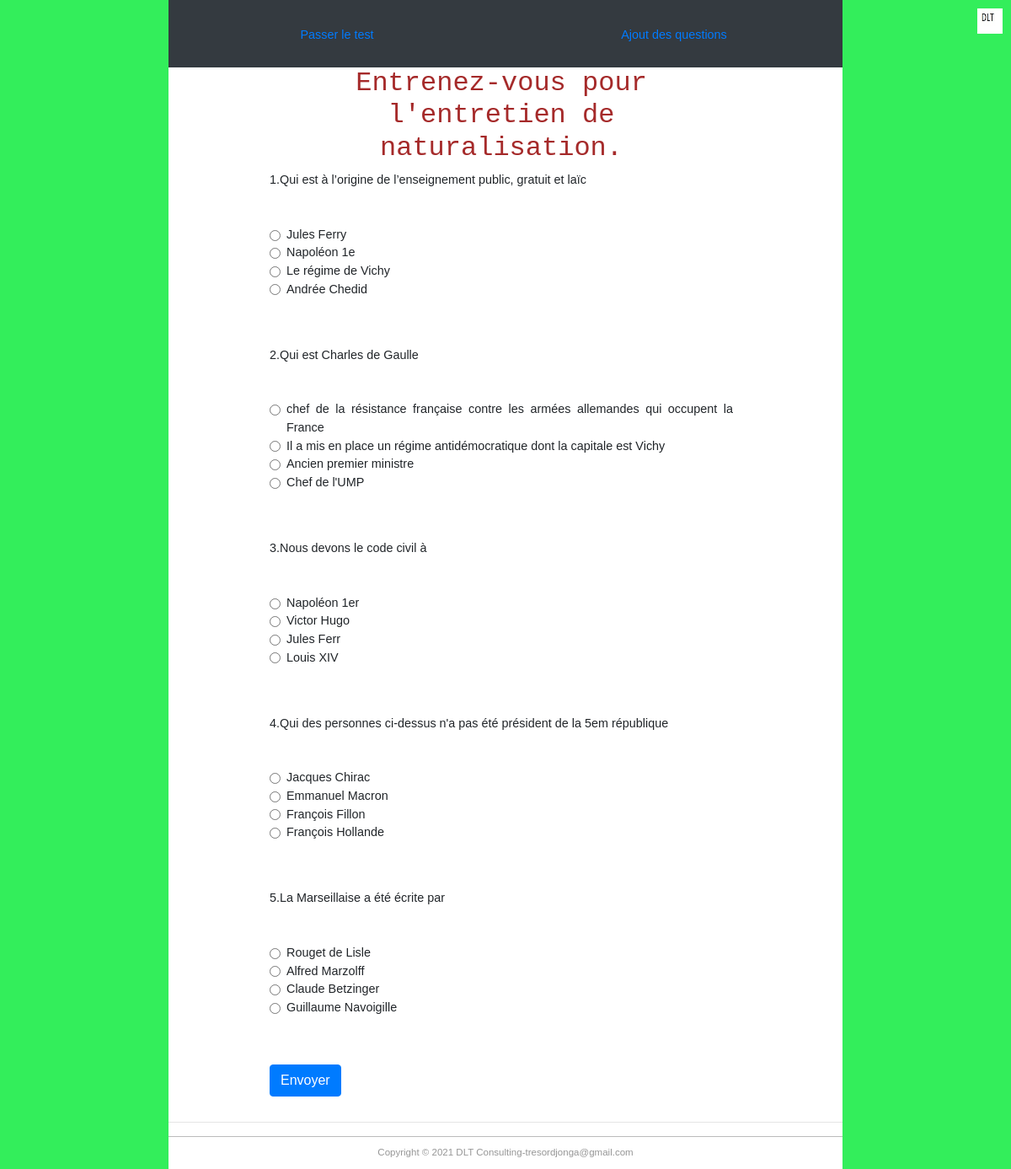
The page / on the database its author committed.
### questions/models.py (models this page shows, shortened)
class Question(models.Model):
    question = models.CharField(max_length=500)
    choose_1 = models.CharField(max_length=150,null=True)
    choose_2 = models.CharField(max_length=150,null=True)
    choose_3 = models.CharField(max_length=150,null=True)
    choose_4 = models.CharField(max_length=150,null=True)
    answer = models.CharField(max_length=150,null=True)

### questions/views.py (the view)
# urls.py: path('', views.home,name='home'),
def home(request):
    if request.method == 'POST':
        score = 0
        for elt in request.POST:
            get_answer = Question.objects.filter(question=elt).values('answer')
            for DICT in list(get_answer):
                get_answer = DICT['answer']
            if request.POST.get(elt) == get_answer:
                score +=1
            if score > 3:
                mention = 'Feliciations!'
            else:
                mention ='Vous devez reussir à au moins 4 questions sur 5!'
        context= {
            'test' : score,
            'mention':mention,
            'echec': 5 - score
        }
        return render(request,'questions/result.html',context)
    else:
        questions=Question.objects.all().order_by('?')[:5] #randomnly getting 5 questions
        context = {
            'questions':questions
        }
        return render(request,'home.html',context)

### templates/home.html (shortened to what this page needs)
{% extends 'base.html' %}
{% block content %}
<h2>Entrenez-vous pour l'entretien de naturalisation.</h2>
<form method='post' action='' >
{% for question  in questions%}
<div class="form-group">
    <label for="question">{{forloop.counter}}.{{question.question}}</label>
  </div>
<p>
<div class="form-check">
    <input
      class="form-check-input"
      type="radio"
      name="{{question.question}}"
      id="{{question.choose_1}}"
      value="{{question.choose_1}}"
    />
    <label class="form-check-label" for="{{question.choose_1}}"> {{question.choose_1}}</label>
 </div>
 <div class="form-check">
    <input
      class="form-check-input"
      type="radio"
      name="{{question.question}}"
      id="{{question.choose_2}}"
      value="{{question.choose_2}}"
    />
    <label class="form-check-label" for="{{question.choose_2}}"> {{question.choose_2}}</label>
 </div>
 <div class="form-check">
    <input
      class="form-check-input"
      type="radio"
      name="{{question.question}}"
      id="{{question.choose_3}}"
      value="{{question.choose_3}}"
    />
    <label class="form-check-label" for="{{question.choose_3}}"> {{question.choose_3}}</label>
 </div>
 <div class="form-check">
    <input
      class="form-check-input"
      type="radio"
      name="{{question.question}}"
      id="{{question.choose_4}}"
      value="{{question.choose_4}}"
    />
    <label class="form-check-label" for="{{question.choose_1}}"> {{question.choose_4}}</label>
 </div>
</p>
<br>
{% endfor %}
<button type="submit" class="btn btn-primary">Envoyer</button>
</form>
{% endblock %}

### templates/base.html (shortened to what this page needs)
{% load static %}
<html lang="en">
<head>
    <link rel="stylesheet" href="https://cdn.jsdelivr.net/npm/bootstrap@4.5.3/dist/css/bootstrap.min.css">
    <link rel="stylesheet" href="{% static 'css/base.css' %}">
    <div id="logo"><img src="{% static 'img/logo.jpg' %}"  width="30" height="30" alt="logo"/></div>
</head>
<body> <div id="wrapper">
    <div class="bg-dark">
        <header>
        <div class="container" style="height: 80px;" >
            <div class="row" style="padding-top: 4%; text-align: center;">
                <div class="col-12 col-md-6">
                    <a href="{% url 'home' %}">Passer le test</a>
                </div>
                <div class="col-12 col-md-6">
                    <a href="{% url 'add_question' %}">Ajout des questions </a>
                </div>
            </div>
        </div>
        </header>
    </div>
<section id="main">
{% block content %}
{% endblock content %}
</section>
<hr>
<footer id="footer">Copyright &copy; 2021 DLT Consulting-tresordjonga@gmail.com</footer>
</div>
</body>
</html>

### static/css/base.css (style rules this page uses)
h2 { font-family: 'Courier New', Courier, monospace; color: brown; text-align: center; }
head { border-style: none; width: 800px; height: auto; }
#wrapper { margin-top: 0px; margin-left: auto; margin-right: auto; background-color: #FFFFFF; width: 800px; }
body { background-color:rgb(51, 238, 91); font-family:Arial, Helvetica, sans-serif; font-size: 0.9em; text-align: justify; }
form, input { display: inline-block; }
p { margin: 35px; }
#logo { padding: 10px; float: right; }
#footer { text-align: center; font-size: 0.8em; margin-top: 5px; padding-top: 10px; padding-bottom: 10px; background-color: #FFFFFF; border-top: thin solid #BBBBBB; clear: both; color: #969696; }
#main { width: 560px; float: center; margin-left: auto; margin-right: auto; padding-right: 10px; }

### rows shown on the page
Question: question "Qui est à l’origine de l’enseignement public, gratuit et laïc", choose_1 "Jules Ferry", choose_2 "Napoléon 1e", choose_3 "Le régime de Vichy", choose_4 "Andrée Chedid"
Question: question "Qui est Charles de Gaulle", choose_1 "chef de la résistance française contre les armées allemandes qui occupent la France", choose_2 "Il a mis en place un régime antidémocratique dont la capitale est Vichy", choose_3 "Ancien premier ministre", choose_4 "Chef de l'UMP"
Question: question "Nous devons le code civil à", choose_1 "Napoléon 1er", choose_2 "Victor Hugo", choose_3 "Jules Ferr", choose_4 "Louis XIV"
Question: question "Qui des personnes ci-dessus n'a pas été président de la 5em république", choose_1 "Jacques Chirac", choose_2 "Emmanuel Macron", choose_3 "François Fillon", choose_4 "François Hollande"
Question: question "La Marseillaise a été écrite par", choose_1 "Rouget de Lisle", choose_2 "Alfred Marzolff", choose_3 "Claude Betzinger", choose_4 "Guillaume Navoigille"
